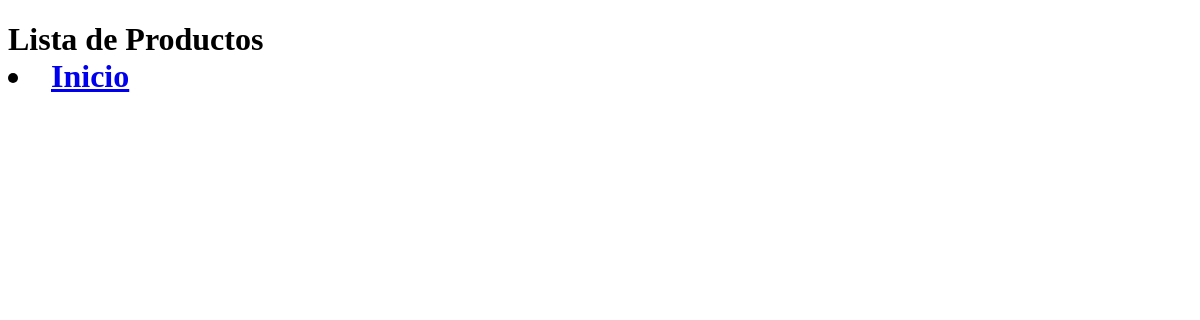
Page /productos/ on the earlier database version.
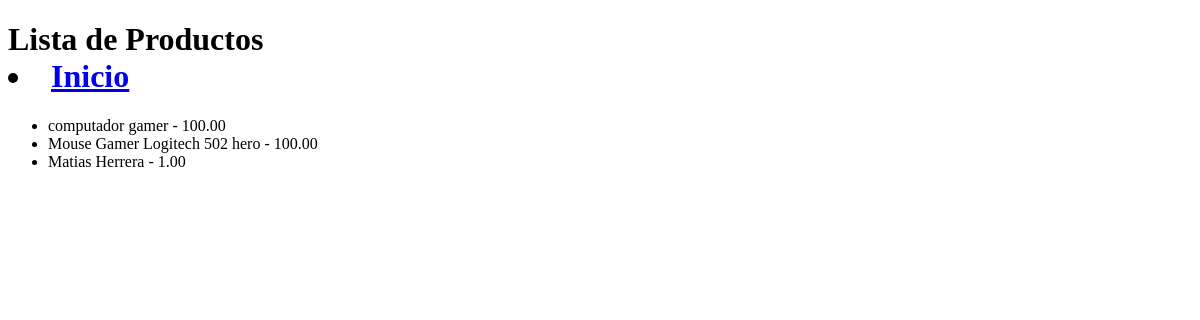
Same page on the later database version.
### bienvenida/models.py (models this page shows, shortened)
class Productos(models.Model):
    nombre = models.CharField(max_length=100)
    precio = models.DecimalField(max_digits=6,decimal_places=2)
    descripcion = models.CharField(max_length=100)
    stock = models.IntegerField()

### bienvenida/views.py (the view)
# urls.py: path('productos/',views.lista_productos),
def lista_productos(request):
    productos = models.Productos.objects.all()#rescato todos los productos de la base de datos como en un lista de diccionarios
    return render(request, 'productos/lista.html', {'productos': productos})

### bienvenida/templates/productos/lista.html (shortened to what this page needs)
<!DOCTYPE html>
<html lang="en">
<head>
</head>
<body>
    <h1>
        Lista de Productos
        <li>
            <a href="/inicio/">Inicio</a>
        </li>
    </h1>
    <ul>
        {% for producto in productos %}
            <li>{{ producto.nombre }} - {{ producto.precio }}</li>
        {% endfor %}
    </ul>
</body>
</html>

Differences in the rows shown:
added Productos: nombre "computador gamer", precio "100.00"
added Productos: nombre "Mouse Gamer Logitech 502 hero", precio "100.00"
added Productos: nombre "Matias Herrera", precio "1.00"
